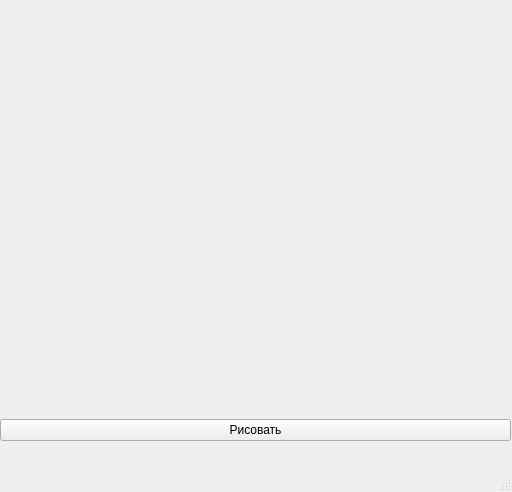
<?xml version="1.0" encoding="UTF-8"?>
<ui version="4.0">
 <class>MainWindow</class>
 <widget class="QMainWindow" name="MainWindow">
  <property name="geometry">
   <rect>
    <x>0</x>
    <y>0</y>
    <width>512</width>
    <height>492</height>
   </rect>
  </property>
  <property name="windowTitle">
   <string>MainWindow</string>
  </property>
  <widget class="QWidget" name="centralwidget">
   <widget class="QWidget" name="gridLayoutWidget">
    <property name="geometry">
     <rect>
      <x>0</x>
      <y>410</y>
      <width>511</width>
      <height>41</height>
     </rect>
    </property>
    <layout class="QGridLayout" name="gridLayout">
     <item row="0" column="0">
      <widget class="QPushButton" name="pushButton">
       <property name="text">
        <string>Рисовать</string>
       </property>
      </widget>
     </item>
    </layout>
   </widget>
   <widget class="QWidget" name="gridLayoutWidget_2">
    <property name="geometry">
     <rect>
      <x>-1</x>
      <y>-1</y>
      <width>511</width>
      <height>411</height>
     </rect>
    </property>
    <layout class="QGridLayout" name="gridLayout_2"/>
   </widget>
  </widget>
  <widget class="QMenuBar" name="menubar">
   <property name="geometry">
    <rect>
     <x>0</x>
     <y>0</y>
     <width>512</width>
     <height>21</height>
    </rect>
   </property>
  </widget>
  <widget class="QStatusBar" name="statusbar"/>
 </widget>
 <resources/>
 <connections/>
</ui>
